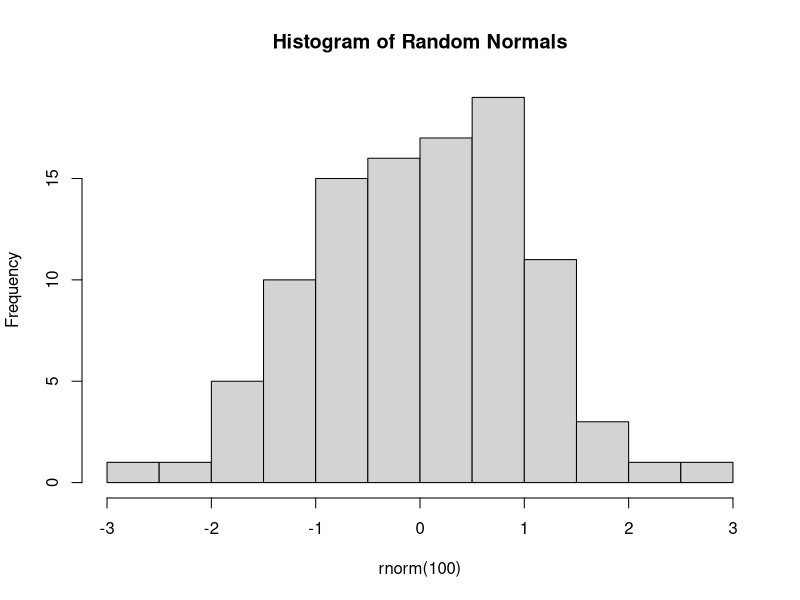

Reproduce this figure in R.
## ---- chunk 1
#| cache: true

# A basic R code chunk
x <- 1:10
mean(x)


# A simple plot
hist(rnorm(100), main = "Histogram of Random Normals")
